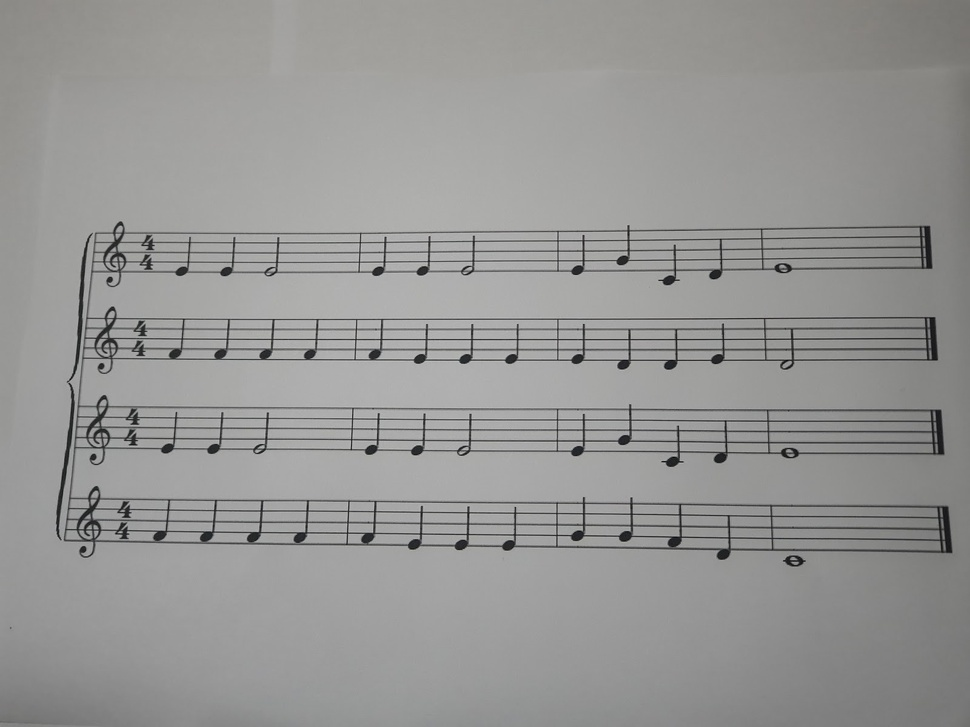
#> input picture preprocessing/test.jpg, 970 x 727 px, shrunk from 1600 x 1200 before the run
$ jupyter execute --allow-errors otsu-thresholding-Staff-line-run-length.ipynb   (shell and % lines are left out)   (older library calls are emulated)
#> lines starting #> are read from the running program, lines starting #| are printed output that depends on the picture; after the words box and inside, x2 and y2 are one past the last pixel; in counts of white or black regions, pixels touching at a corner belong together
### preprocessing/commonfunctions.py


import skimage.io as io
import matplotlib.pyplot as plt
import numpy as np
from skimage.exposure import histogram
from matplotlib.pyplot import bar
from skimage.color import rgb2gray,rgb2hsv

# Convolution:
from scipy.signal import convolve2d
from scipy import fftpack
import math

from skimage.util import random_noise
from skimage.filters import median
from skimage.feature import canny
from skimage.measure import label
from skimage.color import label2rgb


# Edges
from skimage.filters import sobel_h, sobel, sobel_v,roberts, prewitt

# Show the figures / plots inside the notebook
def show_images(images,titles=None):
    #This function is used to show image(s) with titles by sending an array of images and an array of associated titles.
    # images[0] will be drawn with the title titles[0] if exists
    # You aren't required to understand this function, use it as-is.
    n_ims = len(images)
    if titles is None: titles = ['(%d)' % i for i in range(1,n_ims + 1)]
    fig = plt.figure()
    n = 1
    for image,title in zip(images,titles):
        a = fig.add_subplot(1,n_ims,n)
        if image.ndim == 2:
            plt.gray()
        plt.imshow(image)
        a.set_title(title)
        n += 1
    fig.set_size_inches(np.array(fig.get_size_inches()) * n_ims)
    plt.show()


# [6 lines left out: function showHist, not called in this run]

### preprocessing/otsu-thresholding-Staff-line-run-length.ipynb
[cell 1]
from commonfunctions import *
from skimage.color import rgb2gray,rgb2hsv
from skimage.filters import threshold_otsu, rank
from skimage.morphology import disk
from skimage.filters import gaussian
from skimage.filters import median
from skimage import data
from skimage.morphology import disk
from skimage.filters import threshold_otsu, rank
from skimage.util import img_as_ubyte
import matplotlib
import matplotlib.pyplot as plt
import cv2
from cv2 import threshold
from collections import Counter
from skimage.transform import hough_line, hough_line_peaks, rotate
from skimage.morphology import binary_erosion, binary_dilation, binary_closing,skeletonize, thin

[cell 2]
def binarize(img):
    threshold_global_otsu = threshold_otsu(img)
    global_otsu = img < threshold_global_otsu
    return global_otsu

img = io.imread('test.jpg', as_gray = True)

binary_img = np.ones(img.shape)
L = img.shape[0]
W = img.shape[1]
HL = img.shape[0]//2
HW = img.shape[1]//2

binary_img[0:HL, 0:HW] = binarize(img[0:HL, 0:HW])
#> in binarize, `threshold_global_otsu = threshold_otsu(img)`: threshold_global_otsu = 0.473
#> in binarize, `global_otsu = img < threshold_global_otsu`:
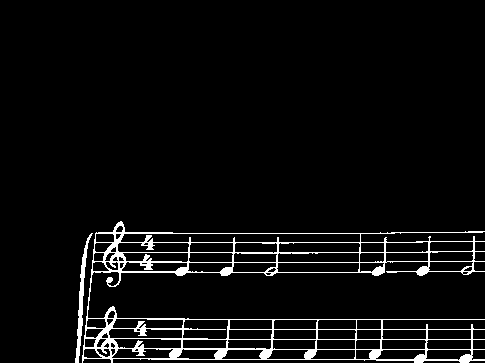
#> global_otsu: shape (363, 485) bool; 4.8% white in thin lines or dots, all inside (x1, y1, x2, y2) = (75, 221, 485, 363)
#> binary_img: shape (727, 970) float64; values 0 (black) and 1 (white), 76.2% white; 94 black regions (14 under 20 px), largest, box (x1, y1, x2, y2) and area: (0, 0, 485, 363) 123700, (88, 253, 485, 319) 18507, (121, 234, 360, 242) 1829
binary_img[0:HL, HW:W] = binarize(img[0:HL, HW:W])
#> binary_img: shape (727, 970) float64; values 0 (black) and 1 (white), 52.5% white; 150 black regions (25 under 20 px), largest, box (x1, y1, x2, y2) and area: (0, 0, 970, 363) 281020, (383, 320, 557, 339) 1932, (121, 234, 360, 242) 1829
binary_img[HL:L, 0:HW] = binarize(img[HL:L, 0:HW])
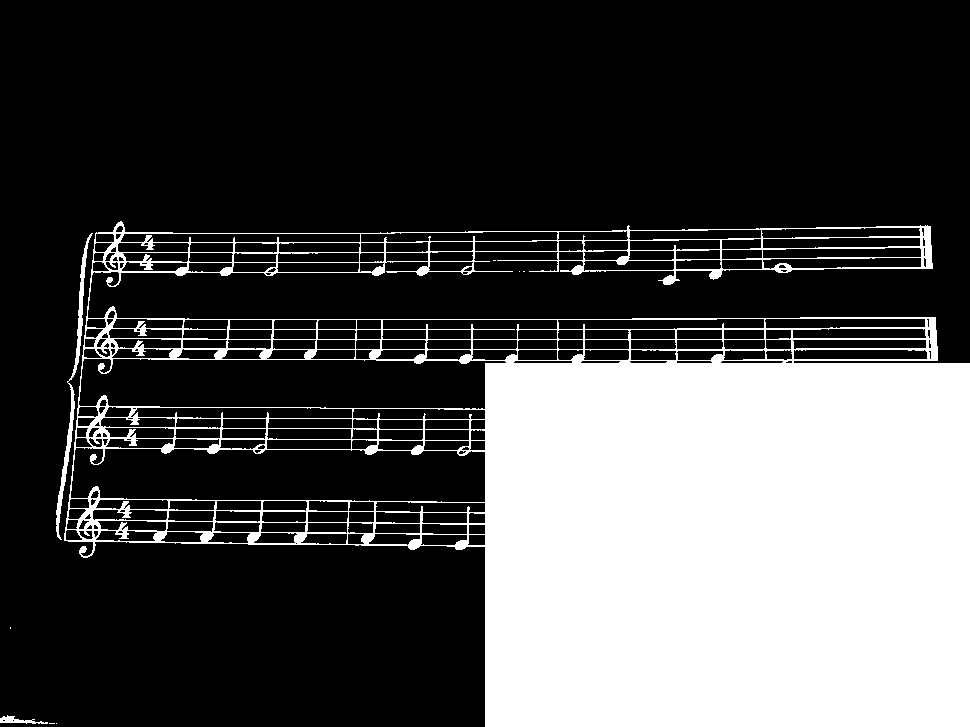
#> binary_img: shape (727, 970) float64; values 0 (black) and 1 (white), 28.9% white; 9 white regions (6 under 20 px), largest, box (x1, y1, x2, y2) and area: (64, 221, 970, 727) 202610, (56, 233, 93, 540) 1178, (0, 715, 48, 724) 185
binary_img[HL:L, HW:W] = binarize(img[HL:L, HW:W])
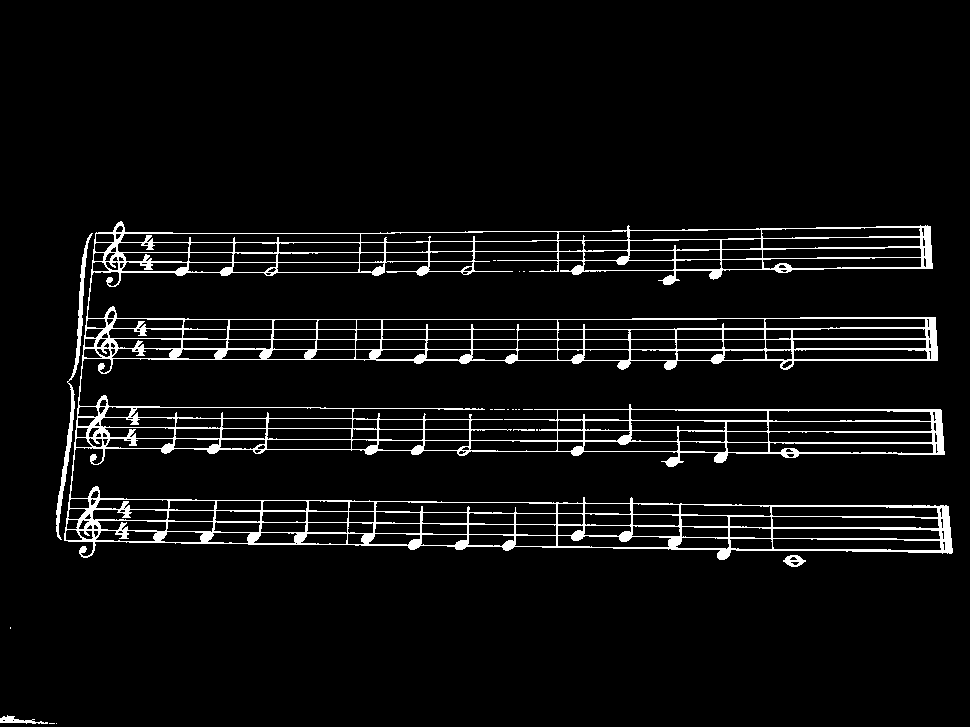
#> binary_img: shape (727, 970) float64; values 0 (black) and 1 (white), 5.4% white in thin lines or dots, all inside (x1, y1, x2, y2) = (0, 221, 953, 724)

show_images([img,binary_img],['original image','binary image'])
#> in show_images, `n_ims = len(images)`: n_ims = 2
#> the loop in show_images, `for image,title in zip(images,titles):` made 2 passes
#> (title, n) on passes 1 to 2: ('original image', 2), ('binary image', 3)
#> after the loop in show_images, `for image,title in zip(images,titles):`: n = 3

[cell 3]
def get_ref_lengths(img):
    num_rows = img.shape[0]  # Image Height (number of rows)
    num_cols = img.shape[1]  # Image Width (number of columns)
    rle_image_white_runs = []  # Cumulative white run list
    rle_image_black_runs = []  # Cumulative black run list
    sum_all_consec_runs = []  # Cumulative consecutive black white runs

    for i in range(num_cols):
        col = img[:, i]
        rle_col = []
        rle_white_runs = []
        rle_black_runs = []
        run_val = 0  # (The number of consecutive pixels of same value)
        run_type = col[0]  # Should be 255 (white) initially
        for j in range(num_rows):
            if (col[j] == run_type):
                # increment run length
                run_val += 1
            else:
                # add previous run length to rle encoding
                rle_col.append(run_val)
                if (run_type == 1):
                    rle_black_runs.append(run_val)
                else:
                    rle_white_runs.append(run_val)

                # alternate run type
                run_type = col[j]
                # increment run_val for new value
                run_val = 1

        # add final run length to encoding
        rle_col.append(run_val)
        if (run_type == 1):
            rle_black_runs.append(run_val)
        else:
            rle_white_runs.append(run_val)

        # Calculate sum of consecutive vertical runs
        sum_rle_col = [sum(rle_col[i: i + 2]) for i in range(len(rle_col))]

        # Add to column accumulation list
        rle_image_white_runs.extend(rle_white_runs)
        rle_image_black_runs.extend(rle_black_runs)
        sum_all_consec_runs.extend(sum_rle_col)
#> after the loop, rle_image_black_runs = 17355 values, max 71 at index 210, min 1 at index 18, mean 2.19; rle_image_white_runs = 18325 values, max 727 at index 104, min 1 at index 7, mean 36.41; sum_all_consec_runs = 35680 items

    white_runs = Counter(rle_image_white_runs)
#> white_runs = 161 items
    black_runs = Counter(rle_image_black_runs)
#> black_runs = 53 items
    black_white_sum = Counter(sum_all_consec_runs)
#> black_white_sum = 210 items

    line_spacing = white_runs.most_common(1)[0][0]
#> line_spacing = 9
    line_width = black_runs.most_common(1)[0][0]
#> line_width = 1
    width_spacing_sum = black_white_sum.most_common(1)[0][0]
#> width_spacing_sum = 10

    print(line_width,line_spacing )
#| 1 9
    return line_width, line_spacing

line_width, line_spacing = get_ref_lengths(binary_img)
#> line_width = 1; line_spacing = 9

[cell 4]
# projection method for line removal

row_white_pixels_histogram = []
staff_lines = np.ones(img.shape[0])
threshold = 0.4 * binary_img.shape[1]
img_without_lines = binary_img.copy()
begin_staff_group = []

for i in range(binary_img.shape[0]):
    num_white_pixels = 0
    for j in range(binary_img.shape[1]):
        if (binary_img[i][j] == 1):
            num_white_pixels += 1

        row_white_pixels_histogram.append(num_white_pixels)

    if(num_white_pixels > threshold):
        staff_lines[i] = 1
        img_without_lines[i,:] = 0
    else:
        staff_lines[i] = 0
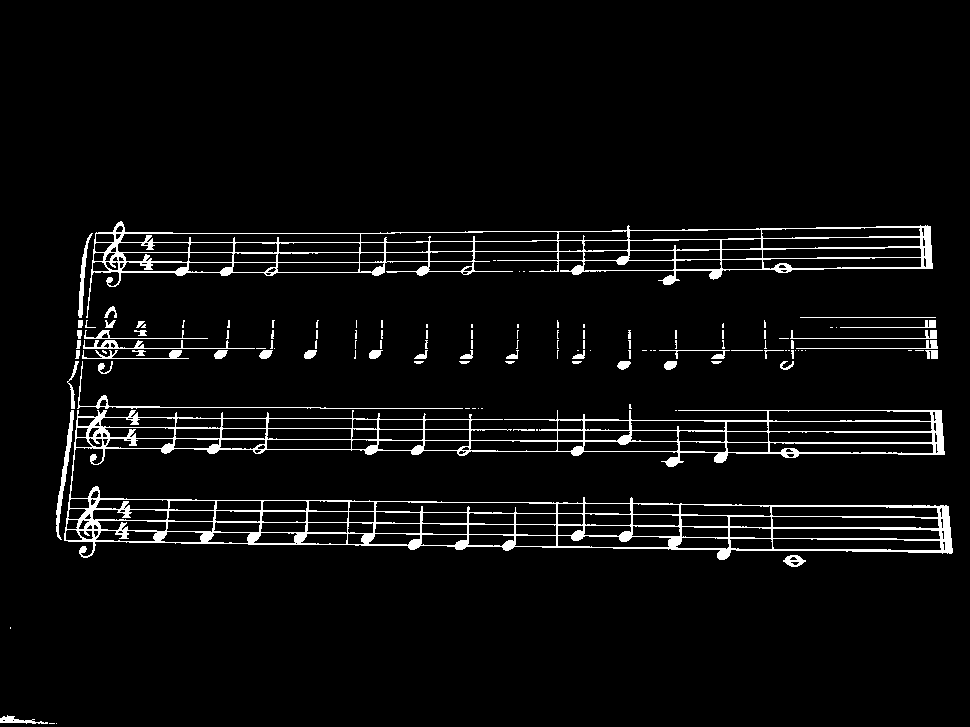
#> img_without_lines: shape (727, 970) float64; values 0 (black) and 1 (white), 4.6% white in thin lines or dots, all inside (x1, y1, x2, y2) = (0, 221, 953, 724)


staff_group_height = 5 * (line_width + line_spacing) - line_spacing
#> staff_group_height = 41
i=0
while (i < len(staff_lines)):
    if(staff_lines[i] == 1):
        begin_staff_group.append(i)
        i = i + staff_group_height
    else:
        i = i + 1
#> after the loop, begin_staff_group = [318, 359, 409]; i = 727


arr = np.ones((line_width+1,line_width+1))
dilation=binary_dilation(img_without_lines, selem=arr, out=None)
#> dilation: shape (727, 970) bool; 7.3% white; 61 white regions (19 under 20 px), largest, box (x1, y1, x2, y2) and area: (63, 360, 953, 560) 29360, (85, 220, 933, 318) 13126, (81, 329, 275, 359) 1917
close=binary_erosion(dilation, selem=arr, out=None)
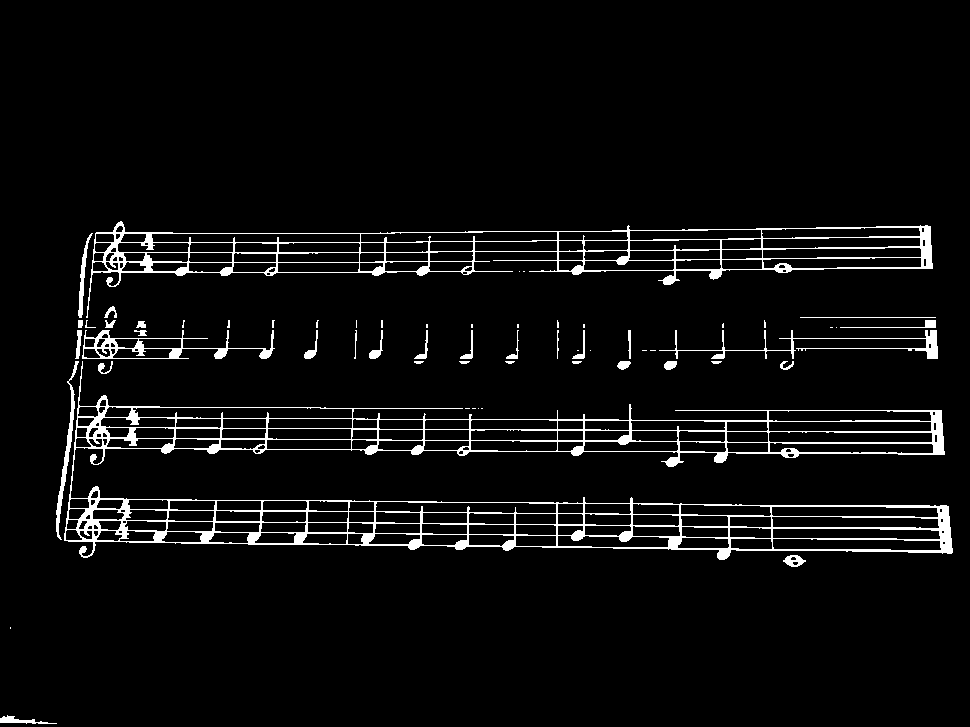
#> close: shape (727, 970) bool; 4.7% white; 61 white regions (26 under 20 px), largest, box (x1, y1, x2, y2) and area: (64, 361, 953, 560) 19282, (86, 221, 933, 318) 8223, (82, 330, 275, 359) 1289

show_images([binary_img, close],['binary image', 'image without lines'])
#> the loop in show_images (call 2), `for image,title in zip(images,titles):` made 2 passes

[cell 5]
#  mophology method for line removal

binary_img = img_as_ubyte(binary_img)
l=np.ones((1,28))
vertical_shape = cv2.morphologyEx(binary_img, cv2.MORPH_OPEN, np.uint8(l))
#> vertical_shape: shape (727, 970); 3.3% white in thin lines or dots, all inside (x1, y1, x2, y2) = (0, 226, 954, 723)
close = cv2.morphologyEx(vertical_shape, cv2.MORPH_CLOSE, np.uint8(l))
#> close: shape (727, 970); 3.3% white in thin lines or dots, all inside (x1, y1, x2, y2) = (0, 226, 955, 723)

img_without_lines = (binary_img -close).astype('ubyte')
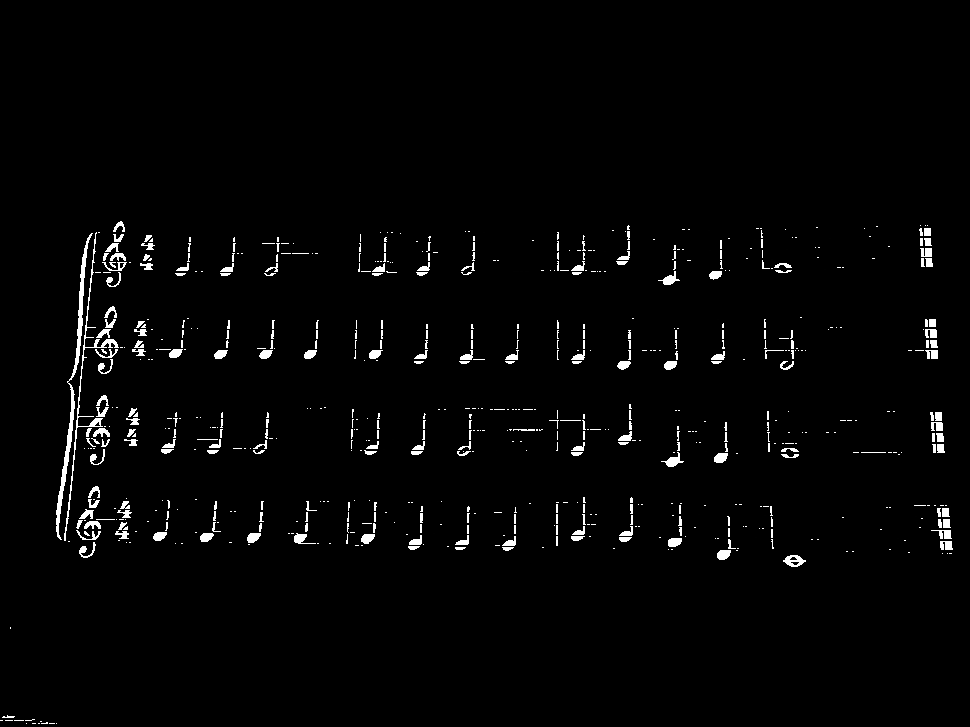
#> img_without_lines: shape (727, 970); min 0, max 255, mean 5.3

# arr = np.ones((line_width+1, line_width+1))
# dilation=binary_dilation(img_without_lines, selem=arr, out=None)
# close_img=binary_erosion(dilation, selem=arr, out=None)


#> (the rest of this cell did not finish here and is left out)
